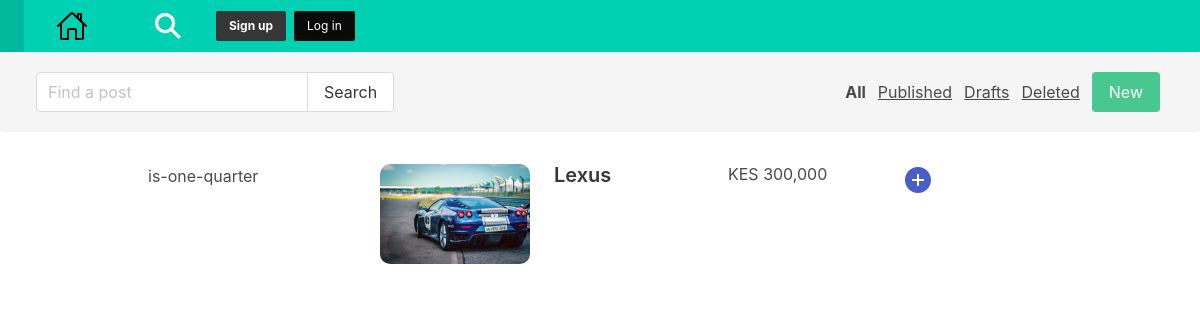
The app's page /, older data.
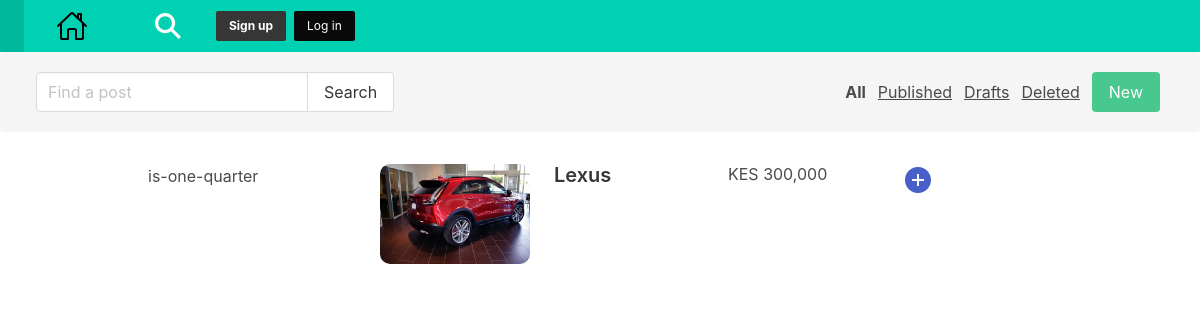
The same page, newer data.
### car_fleet/models.py (models this page shows, shortened)
class Car(models.Model):
    custom_user = models.ForeignKey(CustomUser, on_delete=models.CASCADE)
    car_image = models.ImageField(upload_to ='motors', default='race.jpg')
    car_type = models.CharField(max_length=255, choices=CAR_CATEGORY, default='Used_car')
    make = models.CharField(max_length=255)
    price = models.CharField(max_length=50, default=300000)
    model_type = models.CharField(max_length= 255)
    year = models.IntegerField()
    fuel = models.CharField(max_length=255)
    engine_mode_size = models.CharField(max_length=255)
    power = models.CharField(max_length=255)
    gearbox = models.CharField(max_length=255)
    number_of_seats = models.IntegerField()
    doors = models.IntegerField()
    color = models.CharField(max_length=255)
    class Meta:
        ordering = ["-make"]

### car_fleet/views.py (the view)
# urls.py: path('',CarListView.as_view(), name='home'),
class CarListView(ListView):
    model = Car
    template_name = 'page/index.html'
    paginate_by = 6
    def get_context_data(self, **kwargs):
        context = super(CarListView, self).get_context_data(**kwargs)
        context['listing'] = Car.objects.all()
        return context

### accounts/templates/page/index.html (shortened to what this page needs)
{% extends 'main.html'%}
{% load humanize %}
{% block content %}
<div class="container is-fullhd">
    <div class="notification">
<nav class="level">
    <div class="level-right">
      <div class="level-item">
        <div class="field has-addons">
          <p class="control">
            <input class="input" type="text" placeholder="Find a post">
          </p>
          <p class="control">
            <button class="button">
              Search
            </button>
          </p>
        </div>
      </div>
    </div>
    <div class="level-right">
      <p class="level-item"><strong>All</strong></p>
      <p class="level-item"><a>Published</a></p>
      <p class="level-item"><a>Drafts</a></p>
      <p class="level-item"><a>Deleted</a></p>
      <p class="level-item"><a class="button is-success">New</a></p>
    </div>
  </nav>
</div>
  <section>
    <div class="container">
      <div class="columns p-2 mx-2 mr-2">
        <div class="column is-3">is-one-quarter</div>
        <div class="column is-9">
          {% for listings in listing %}
          <div class="columns">
            <div class="column">
              <img src="{{listings.car_image.url }}" width="200px" height="150px"  style="border-radius:10px";/>
            </div>
            <div class="column">
              <div class="media-content">
                <p class="title is-5">{{listings.make}}</p>
              </div>
            </div>
            <div class="column">
              <p class="subtitle is-6">KES {{listings.price | intcomma}}</p>
            </div>
            <div class="column">
              <a href="">
                <ion-icon name="add-circle-sharp" class="icon is-medium"></ion-icon>
              </a>
            </div>
          </div>
          {% endfor%}
        </div>
      </div>
    </div>
  </section>
{% endblock %}

Row changes from the older to the newer data that the page shows:
changed Car "Lexus": car_image: a different picture
